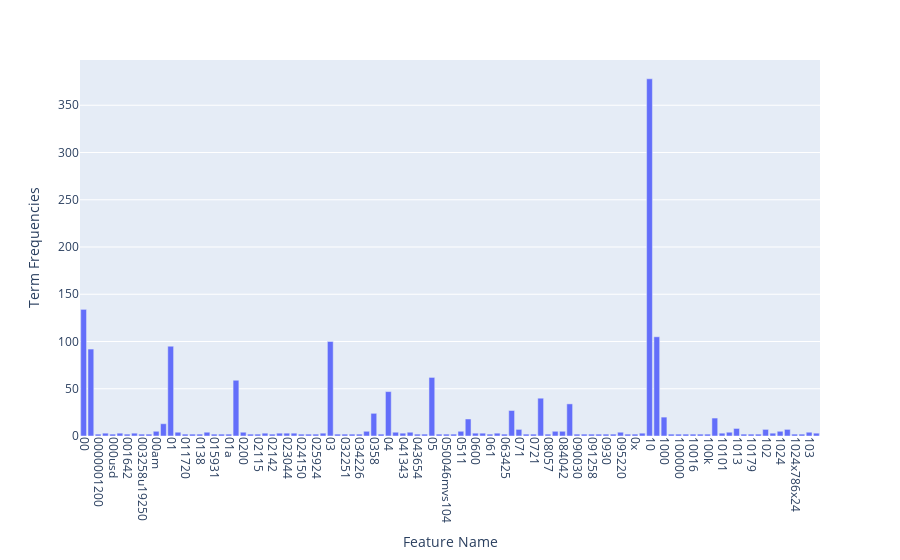

Write notebook code for a chart like this one.
### Markdown cell above
**Exercise 14** (take home)

### Code cell
# Answer here

# Here I only visualize terms that has frequency more than 1.
# Create a DataFrame for Plotly Express
data = {
    "Feature Name": count_vect.get_feature_names_out()[:300],
    "Term Frequencies": term_frequencies[0:300]
}
df = pd.DataFrame(data)
df_filtered = df[df['Term Frequencies'] > 1]

# Create a bar plot using Plotly Express
fig = px.bar(df_filtered, x="Feature Name", y='Term Frequencies')
fig.update_xaxes(tickangle=90)  # Rotate x-axis labels for readability

# Set the figure's size
# fig.update_layout(width=1000, height=300)

# Show the plot
fig.show()

### Figure 1 — Plotly figure (JSON) as saved in the notebook; plotly's stock layout.template omitted (floating-point values rounded to 4 significant figures)
{"data": [{"alignmentgroup": "True", "hovertemplate": "Feature Name=%{x}<br>Term Frequencies=%{y}<extra></extra>", "legendgroup": "", "marker": {"color": "#636efa", "pattern": {"shape": ""}}, "name": "", "offsetgroup": "", "orientation": "v", "showlegend": false, "textposition": "auto", "type": "bar", "x": ["00", "000", "0000001200", "0001", "000usd", "0010580b", "001642", "002", "003258u19250", "004021809", "00am", "00pm", "01", "0100", "011720", "013", "0138", "01580", "015931", "0184", "01a", "02", "0200", "020504", "02115", "02118", "02142", "02173", "023044", "024103", "024150", "025240", "025924", "0293", "03", "031423", "032251", "033446", "034226", "0349", "0358", "0391", "04", "040", "041343", "0423", "043654", "044140", "05", "0500", "050046mvs104", "0510", "0511", "06", "0600", "0608", "061", "06320", "063425", "07", "071", "071823", "0721", "08", "08057", "081052", "084042", "09", "090030", "091139", "091258", "091844", "0930", "093300", "095220", "0987", "0x", "0x100", "10", "100", "1000", "10000", "100000", "100015", "10016", "100grams", "100k", "101", "10101", "101010", "1013", "1015", "10179", "10193", "102", "102007", "1024", "1024x768", "1024x786x24", "1028", "103", "103237"], "xaxis": "x", "y": [134, 92, 2, 3, 2, 3, 2, 3, 2, 2, 5, 13, 95, 4, 2, 2, 2, 4, 2, 2, 2, 59, 4, 2, 2, 3, 2, 3, 3, 3, 2, 2, 2, 3, 100, 2, 2, 2, 2, 5, 24, 2, 47, 4, 3, 4, 2, 2, 62, 2, 2, 2, 5, 18, 3, 3, 2, 3, 2, 27, 7, 2, 2, 40, 2, 5, 5, 34, 2, 2, 2, 2, 2, 2, 4, 2, 2, 3, 378, 105, 20, 2, 2, 2, 2, 2, 2, 19, 3, 4, 8, 2, 2, 2, 7, 3, 5, 7, 2, 2, 4, 3], "yaxis": "y"}], "layout": {"barmode": "relative", "legend": {"tracegroupgap": 0}, "margin": {"t": 60}, "xaxis": {"anchor": "y", "domain": [0, 1], "tickangle": 90, "title": {"text": "Feature Name"}}, "yaxis": {"anchor": "x", "domain": [0, 1], "title": {"text": "Term Frequencies"}}}}
